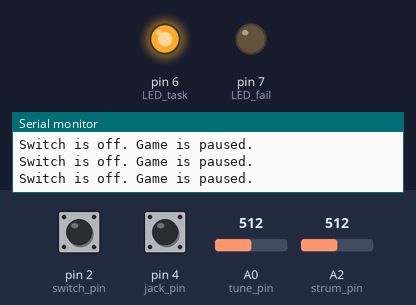
A sketch run on a simulated Arduino Uno, built with avr-gcc and run on an emulated ATmega328P. Parts: output pins drawn as LEDs (lit = HIGH), the last lines printed to the serial monitor. Dashed ring = blinking. The test bench sets the inputs (shaded band); at power-on: pin 2 (switch_pin) LOW, pin 4 (jack_pin) HIGH, A0 (tune_pin) = 512, A2 (strum_pin) = 512. Random numbers use the default seed unless the sketch sets one; the audio player accepts every command and is not drawn.

Above: at 1.7 s.
1.8 s: pin 2 (switch_pin) pulled HIGH for 0.15 s
3.4 s: pin 4 (jack_pin) pulled LOW for 0.15 s
At 4.9 s:
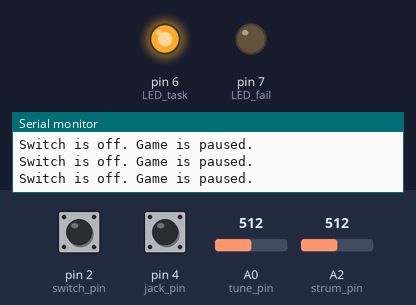
6.5 s: pin 2 (switch_pin) pulled HIGH for 1 s
At 7.7 s:
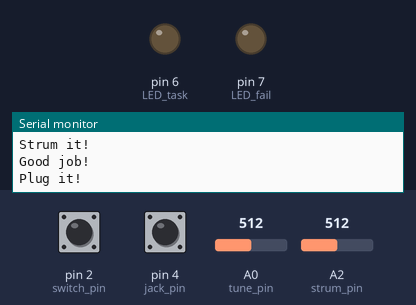
9.0 s: pin 4 (jack_pin) pulled LOW for 1 s
At 10.4 s:
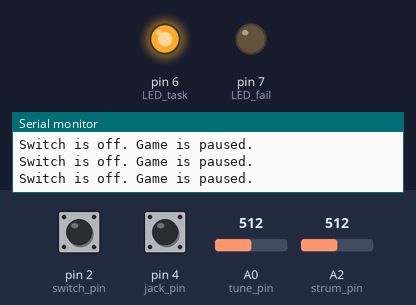
13.0 s: pin 2 (switch_pin) driven HIGH and pin 4 (jack_pin) driven LOW
At 14.0 s:
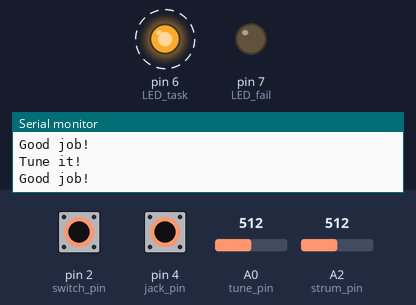
16.0 s: pin 2 (switch_pin) driven LOW
Timing chart, 0 to 18.5 s (numbered marks = the images above; inputs shaded):
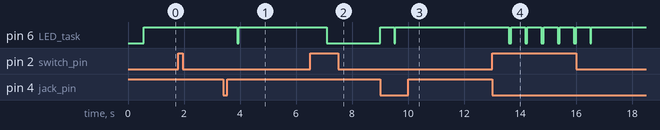

Measured:
- after the input at 3.4 s, pin 6 (LED_task): HIGH → LOW after 0.50 s, → HIGH 0.05 s later
- after the input at 6.5 s, pin 6 (LED_task): HIGH → LOW after 0.59 s
- after the input at 9.0 s, pin 6 (LED_task): LOW → HIGH at once, → LOW 0.50 s later, → HIGH 0.05 s later
- after the input at 13.0 s, pin 6 (LED_task): alternates HIGH for 0.50 s and LOW for 0.08 s, starting after 0.60 s

The sketch:

main_401.ino
```cpp
#include <DFPlayerMini_Fast.h>
#include <SoftwareSerial.h>

SoftwareSerial mySerial(10, 11);  // RX, TX for DFPlayer
DFPlayerMini_Fast myMP3;

const int switch_pin = 2;
const int jack_pin = 4;
const int tune_pin = A0;
const int strum_pin = A2;
const int LED_task = 6;
const int LED_fail = 7;

int score = 0;
unsigned long timeLimit = 10000;
const int maxScore = 99;
const int strum_threshold = 500;
const int minTimeLimit = 3000;

int switch_state = 0;

void setup() {
  pinMode(switch_pin, INPUT);
  pinMode(jack_pin, INPUT_PULLUP);
  pinMode(tune_pin, INPUT);
  pinMode(strum_pin, INPUT);
  pinMode(LED_task, OUTPUT);
  pinMode(LED_fail, OUTPUT);

  Serial.begin(9600);
  mySerial.begin(9600);  // Initialize SoftwareSerial

  if (!myMP3.begin(mySerial)) {
    Serial.println("DFPlayer not connected or SD missing.");
    while (true);
  }

  myMP3.volume(20);  // Volume: 0–30
  randomSeed(analogRead(A1));  // Random seed
}

void playSound(const char* sound) {
  if (strcmp(sound, "Tune Sound") == 0) {
    myMP3.play(1);
  } else if (strcmp(sound, "Strum Sound") == 0) {
    myMP3.play(2);
  } else if (strcmp(sound, "Plug Sound") == 0) {
    myMP3.play(3);
  } else if (strcmp(sound, "Game Over Sound") == 0) {
    myMP3.play(4);
  } else if (strcmp(sound, "Game Start Sound") == 0) {
    myMP3.play(5);
  } else if (strcmp(sound, "You Won Sound") == 0) {
    myMP3.play(6);
  } else if (strcmp(sound, "You Lost Sound") == 0) {
    myMP3.play(7);
  }
}

void gameOver(bool won = false) {
  digitalWrite(LED_task, LOW);
  digitalWrite(LED_fail, HIGH);

  if (won) {
    Serial.println("YOU WON!");
    playSound("You Won Sound");
  } else {
    Serial.println("Game Over!");
    playSound("You Lost Sound");
  }

  delay(3000);  // Let the sound finish
  while (true);  // Freeze game
}

void loop() {
  int stableSwitchState = digitalRead(switch_pin);
  delay(50);
  if (stableSwitchState == digitalRead(switch_pin)) {
    switch_state = stableSwitchState;
  }

  if (switch_state == LOW) {
    digitalWrite(LED_fail, LOW);
    digitalWrite(LED_task, HIGH);
    Serial.println("Switch is off. Game is paused.");
    return;
  }

  int action = random(1, 4);
  unsigned long lastActionTime = millis();
  unsigned long timeout = timeLimit;

  switch (action) {
    case 1:  // Tune it
      Serial.println("Tune it!");
      playSound("Tune Sound");
      while (millis() - lastActionTime < timeout) {
        int current_tune_val = analogRead(tune_pin);
        if (current_tune_val > 10) {
          Serial.println("Good job!");
          score++;
          timeout = max(minTimeLimit, timeout - 50);
          if (score >= maxScore) {
            gameOver(true);
          }
          digitalWrite(LED_task, HIGH);
          delay(500);
          digitalWrite(LED_task, LOW);
          return;
        }
      }
      break;

    case 2:  // Strum it
      Serial.println("Strum it!");
      playSound("Strum Sound");
      while (millis() - lastActionTime < timeout) {
        int current_strum_val = analogRead(strum_pin);
        if (current_strum_val > strum_threshold) {
          Serial.println("Good job!");
          score++;
          timeout = max(minTimeLimit, timeout - 50);
          if (score >= maxScore) {
            gameOver(true);
          }
          digitalWrite(LED_task, HIGH);
          delay(500);
          digitalWrite(LED_task, LOW);
          return;
        }
      }
      break;

    case 3:  // Plug it
      Serial.println("Plug it!");
      playSound("Plug Sound");
      while (millis() - lastActionTime < timeout) {
        if (digitalRead(jack_pin) == LOW) {
          Serial.println("Good job!");
          score++;
          timeout = max(minTimeLimit, timeout - 50);
          if (score >= maxScore) {
            gameOver(true);
          }
          digitalWrite(LED_task, HIGH);
          delay(500);
          digitalWrite(LED_task, LOW);
          return;
        }
      }
      break;
  }

  // If we reach here, time ran out and player failed the task
  gameOver(false);
}
```
